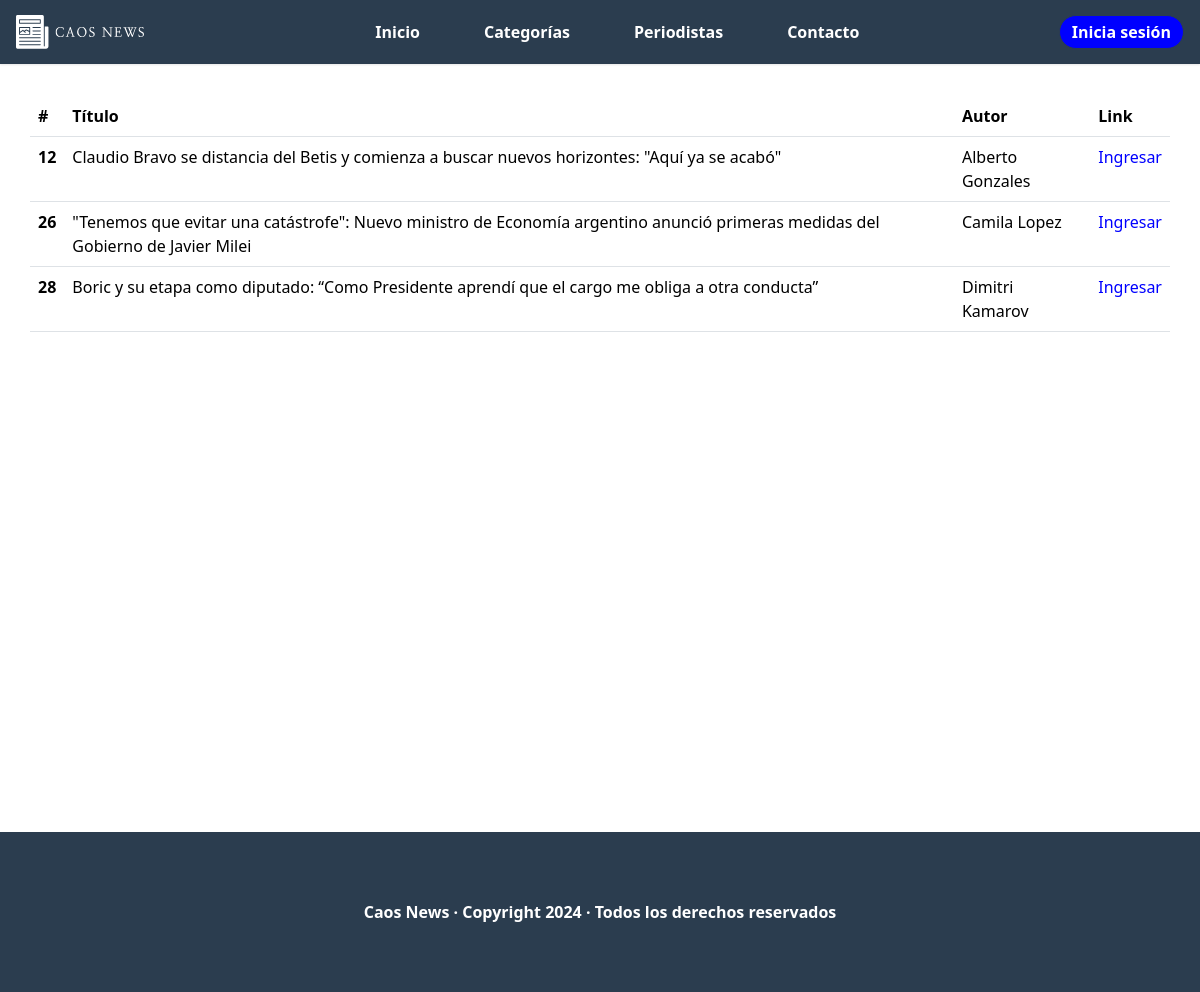
The page /lista_noticias_en_espera on the database its author committed.
### core/models.py (models this page shows, shortened)
class Noticia(models.Model):
    titulo = models.CharField(max_length=100, unique=True)
    ubicacion = models.CharField(max_length=50)
    fecha = models.DateField(auto_now=True)
    portada = models.ImageField(upload_to='portadas_noticias', blank=False, default='portada.jpg')
    cuerpo = models.TextField()
    id_autor = models.ForeignKey(User, on_delete=models.CASCADE)
    id_categoria = models.ForeignKey(CategoriaNoticia, on_delete=models.RESTRICT)
    id_estado_noticia = models.ForeignKey(EstadoNoticia, on_delete=models.RESTRICT)

### core/views.py (the view)
# urls.py: path('lista_noticias_en_espera', lista_noticias_en_espera, name='lista_noticias_en_espera'),
def lista_noticias_en_espera(request):
    list_noticias = Noticia.objects.filter(id_estado_noticia=1)
    aux = {
        'lista_noticias': list_noticias
    }
    return render(request, 'core/paginas/admin/lista_noticias_en_espera.html', aux)

### core/templates/core/paginas/admin/lista_noticias_en_espera.html
{% extends 'core/base.html'%}
{% load static %}
{% block estilo %}
  <link rel="stylesheet" href="{% static 'core/css/lista_noticias_en_espera.css' %}">
{% endblock %}
{% block content %}
  <main>
    <table class="table container">
      <thead>
        <tr>
          <th scope="col">#</th>
          <th scope="col">Título</th>
          <th scope="col">Autor</th>
          <th scope="col">Link</th>
        </tr>
      </thead>
      <tbody>
        {% for noticia in lista_noticias %}
          <tr>
            <th scope="row">{{noticia.id}}</th>
            <td>{{noticia.titulo}}</td>
            <td>{{noticia.id_autor.first_name}} {{noticia.id_autor.last_name}}</td>
            <td class="link"><a href="{% url 'noticia_en_espera' noticia.id %}">Ingresar</a></td>
          </tr>
        {% endfor %}
      </tbody>
    </table>
  </main>
  {% endblock %}

### core/static/core/css/header.css (style rules this page uses)
*, *::before, *::after { margin: 0; padding: 0; box-sizing: border-box; }
body { min-height: 100vh; display: flex; }
a { text-decoration: none; color: inherit; }
body { padding-top: 6rem; }

### core/static/core/css/footer.css (style rules this page uses)
body { min-height: 100vh; display: flex; flex-direction: column; }
main { min-height: calc(100vh - 4rem); }

### core/static/core/css/lista_noticias_en_espera.css (style rules this page uses)
.link { color: blue !important; }

### rows shown on the page
Noticia: id "12", titulo "Claudio Bravo se distancia del Betis y comienza a buscar nuevos horizontes: \"Aquí ya se acabó\"", id_autor.first_name "Alberto", id_autor.last_name "Gonzales"
Noticia: id "26", titulo "\"Tenemos que evitar una catástrofe\": Nuevo ministro de Economía argentino anunció primeras medidas del Gobierno de Javier Milei", id_autor.first_name "Camila", id_autor.last_name "Lopez"
Noticia: id "28", titulo "Boric y su etapa como diputado: “Como Presidente aprendí que el cargo me obliga a otra conducta”", id_autor.first_name "Dimitri", id_autor.last_name "Kamarov"
